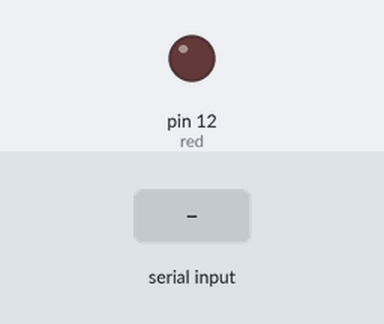
The sketch below on a simulated Arduino Uno, built with avr-gcc and run on an emulated ATmega328P. On the bench: output pins drawn as LEDs (lit = HIGH). Dashed ring = blinking. Inputs (shaded band) come from the test bench. What the sketch prints to the serial monitor is not drawn.

Above: at 1.2 s.
1.3 s: "90,45\n" received over Serial
At 1.7 s:
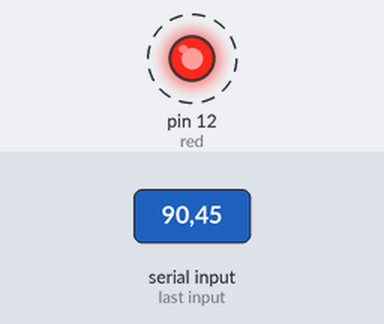
Timing chart, 0 to 10.3 s (numbered marks = the images above; inputs shaded):
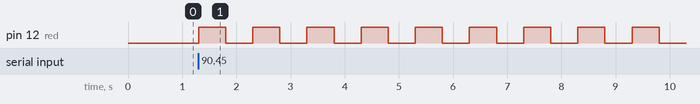

The sketch:

readFromSerial.ino
```cpp
int numBlinks;
int red = 12;
int dt = 500;
String msg = "How many blinks do you want?";

void setup() {
  // put your setup code here, to run once:
  Serial.begin(9600);
  pinMode(red, OUTPUT);
}

void loop() {

  Serial.println(msg);
  while (!Serial.available()) {}

  numBlinks = Serial.parseInt();

  for (int i = 0; i < numBlinks; i++) {
    digitalWrite(red, HIGH);
    delay(dt);
    digitalWrite(red, LOW);
    delay(dt);
  }

}
```

Measured:
- after the input at 1.3 s, pin 12 (red): alternates HIGH for 0.50 s and LOW for 0.50 s, starting at once
